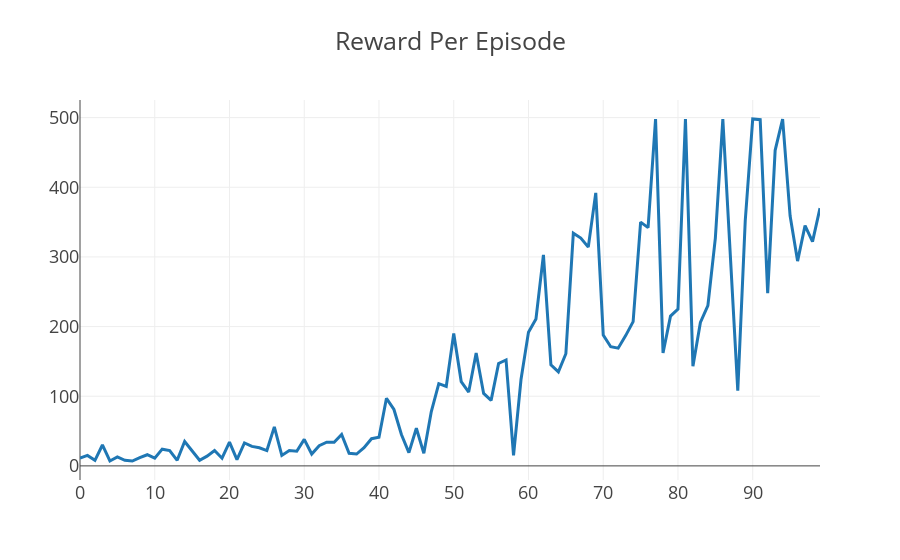

Here is the notebook cell this chart was saved with:
### Code cell
def moving_average(a, n=3) :
    ret = np.cumsum(a, dtype=float)
    ret[n:] = ret[n:] - ret[:-n]
    return ret[n - 1:] / n

plotly.offline.iplot({
    "data": [go.Scatter(x=np.arange(len(ep_rewards)), y=moving_average(ep_rewards, 1))],
    "layout": go.Layout(title="Reward Per Episode", template="presentation")
})

### Figure 1 — Plotly figure (JSON) as saved in the notebook; plotly's stock layout.template omitted (floating-point values rounded to 4 significant figures)
{"data": [{"type": "scatter", "uid": "37ed0ae3-4974-41c4-a02c-cc2e97c1f933", "x": [0, 1, 2, 3, 4, 5, 6, 7, 8, 9, 10, 11, 12, 13, 14, 15, 16, 17, 18, 19, 20, 21, 22, 23, 24, 25, 26, 27, 28, 29, 30, 31, 32, 33, 34, 35, 36, 37, 38, 39, 40, 41, 42, 43, 44, 45, 46, 47, 48, 49, 50, 51, 52, 53, 54, 55, 56, 57, 58, 59, 60, 61, 62, 63, 64, 65, 66, 67, 68, 69, 70, 71, 72, 73, 74, 75, 76, 77, 78, 79, 80, 81, 82, 83, 84, 85, 86, 87, 88, 89, 90, 91, 92, 93, 94, 95, 96, 97, 98, 99], "y": [11, 15, 8, 30, 7, 13, 8, 7, 12, 16, 11, 24, 22, 8, 35, 22, 8, 14, 22, 11, 34, 9, 33, 28, 26, 22, 56, 15, 22, 21, 38, 17, 29, 34, 34, 45, 18, 17, 26, 39, 41, 97, 81, 45, 19, 54, 18, 78, 118, 114, 190, 121, 106, 162, 104, 94, 147, 152, 15, 124, 192, 211, 303, 145, 135, 161, 334, 327, 314, 392, 188, 171, 169, 187, 207, 350, 342, 498, 162, 215, 225, 498, 143, 206, 230, 327, 498, 303, 108, 352, 498, 497, 248, 453, 498, 359, 294, 345, 322, 370]}], "layout": {"autosize": true, "title": {"text": "Reward Per Episode"}, "xaxis": {"autorange": true, "range": [0, 99], "type": "linear"}, "yaxis": {"autorange": true, "range": [-20.28, 525.3], "type": "linear"}}}
